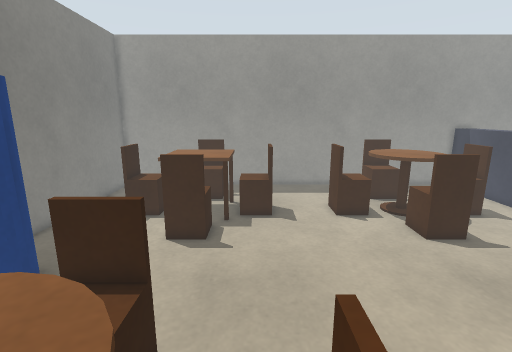
view 1 (above)

19 first-person views from a walk through a world built for the Gazebo simulator. The camera is 1.2 m above the floor, tilts 12° down and sees 85° across. The floor is counted in squares, 0.2 m on a side. Each view is taken from the middle of a square. On the plan, view 1 faces up. The plan holds only what a view shows up to about 20 squares ahead; the rest is blank. The place goes on beyond the plan.

view 2
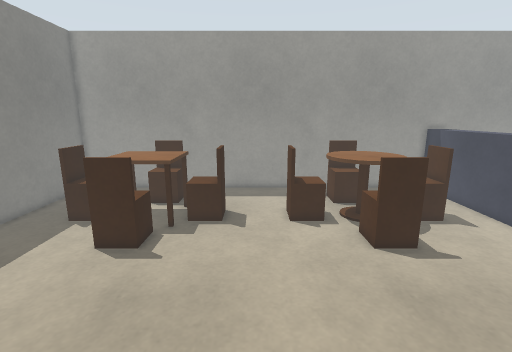

view 3
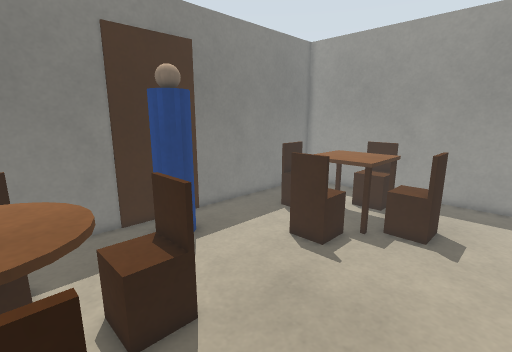

view 4
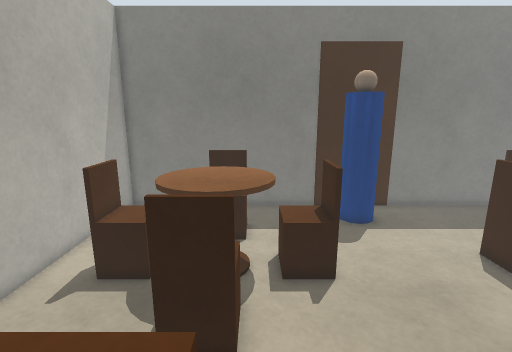

view 5
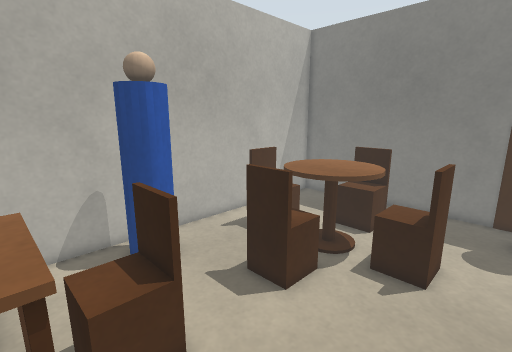

view 6
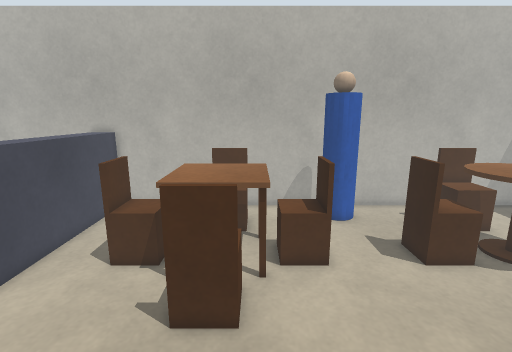

view 7
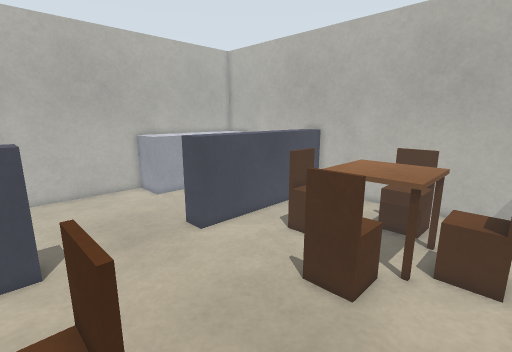

view 8
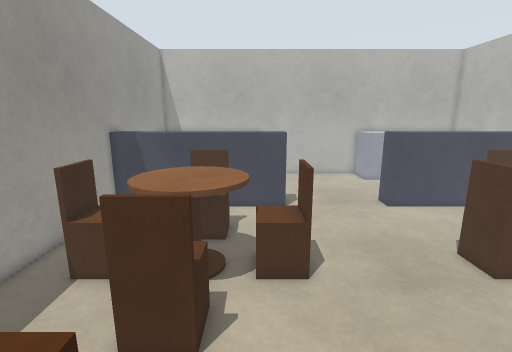

view 9
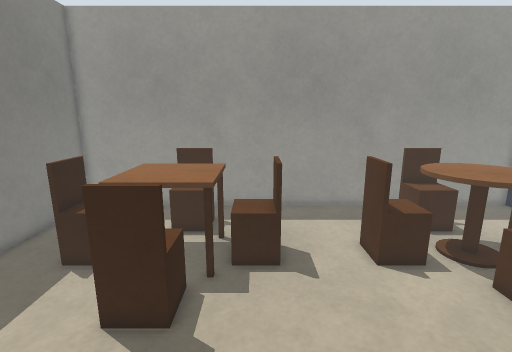

view 10
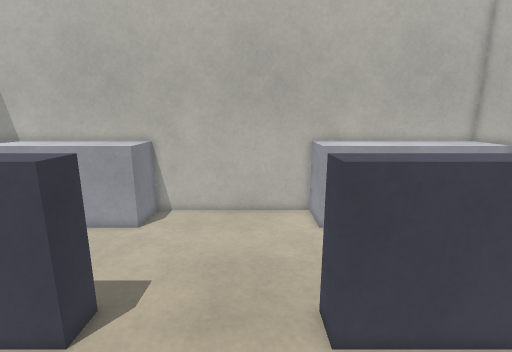

view 11
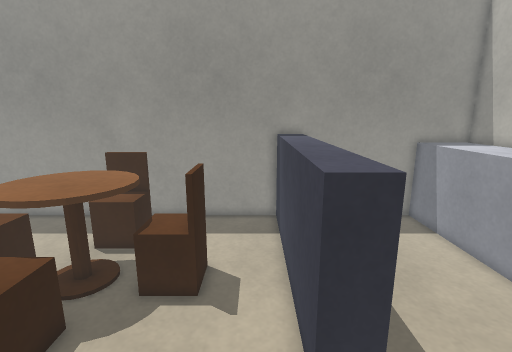

view 12
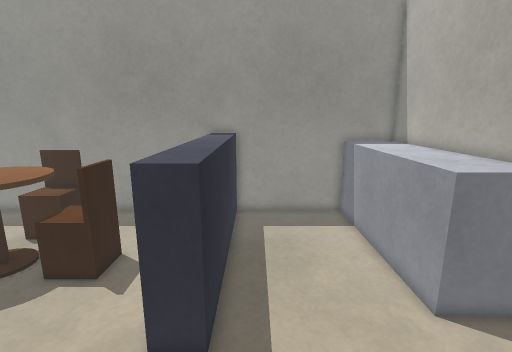

view 13
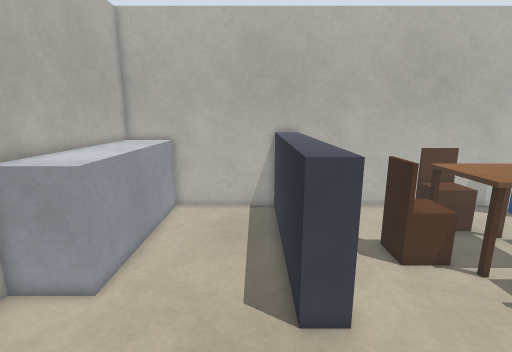

view 14
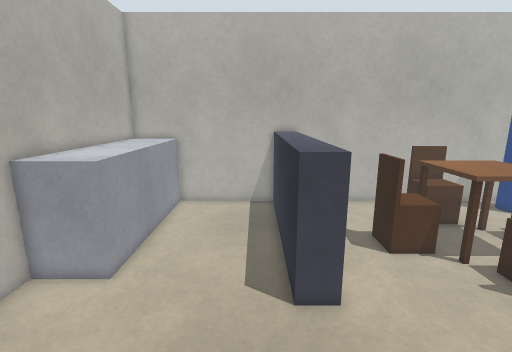

view 15
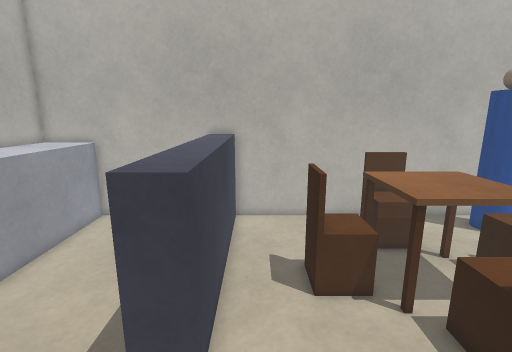

view 16
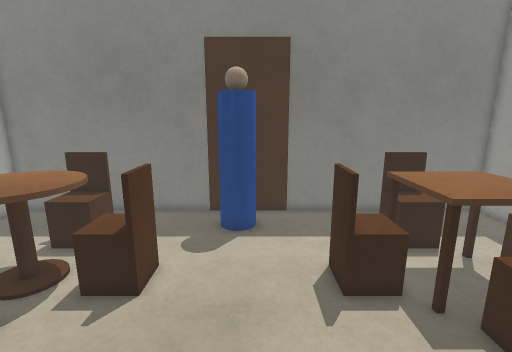

view 17
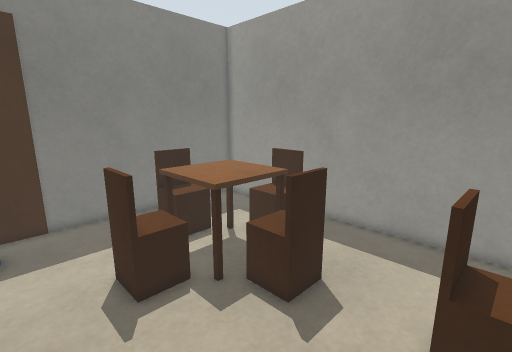

view 18
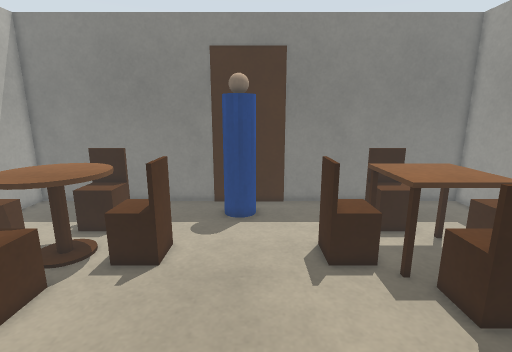

view 19
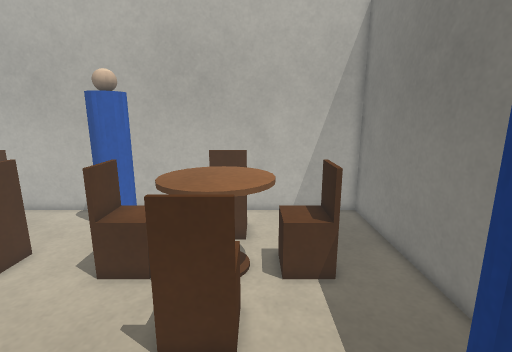

### Floor plan
Key: @ floor where view 1 was taken; # wall or solid block; . floor; = window, fence, low wall or low ledge; T table; B brown box; G grey box; O other object.
Columns run from 12 left of view 1 to 29 right of it. Each row starts with its distance up from view 1.
 25 ##########################################
 24 #...  .  ....................=#=......GGG#
 23 #......   ............. .....=#=......GGG#
 22 #.......TT...........TT .....=#=......GGG#
 21 #.......TT...........TT......=#=......GGG#
 20 #.  ....TT...........TT......=#=......GGG#
 19 #..  ..TTTT.........TTTT.....=#=......GGG#
 18 #...TTTTTTTTTT...TTTTTTTTTT..=#=......GGG#
 17 #...TTTTTTTTTT...TTTTTTTTTT..=#=......GGG#
 16 #......TTTT.........TTTT.....=#=......GGG#
 15 #.......TT...........TT......=#=......GGG#
 14 #.......TT...........TT......=#=.........#
 13 #.......TT...........TT......#=#.........#
 12 #........................................#
 11 #B.......................................#
 10 #B.O.....................................#
  9 #B OO....................................#
  8 #B.O.....................................#
  7 #........................................#
  6 #.......TT...........TT......#=#.........#
  5 #.......TT...........TT......=#=.........#
  4 #.......TT...........TT......=#=......GGG#
  3 #......TTTT.........TTTT.....=#=......GGG#
  2 #...TTTTTTTTTT...TTTTTTTTTT..=#=......GGG#
  1 #...TTTTTTTTTT...TTTTTTTTTT..=#=......GGG#
  0 #......TTTT.@.......TTTT  ...=#=......GGG#
 -1 #.......TT...........TT  ....=#=......GGG#
 -2 #.......TT...........TT......=#=......GGG#
 -3 #.......TT....OOO....TT......=#=......GGG#
 -4 #.............OOO.....  .....=#=......GGG#
 -5 #...................... .....=#=......GGG#
 -6 ##########################################

Positions as (right, up) in squares from view 1, and headings:
1: (0, 0), facing up
2: (3, 1), facing up
3: (4, 2), facing up-left
4: (7, 3), facing left
5: (8, 8), facing down-left
6: (8, 13), facing down
7: (5, 14), facing down-right
8: (-1, 15), facing right
9: (0, 6), facing up
10: (11, 8), facing right
11: (16, 8), facing up
12: (20, 7), facing up
13: (20, 13), facing down
14: (20, 14), facing down
15: (16, 11), facing down
16: (6, 10), facing left
17: (6, 10), facing up-left
18: (8, 10), facing left
19: (-5, 12), facing down
